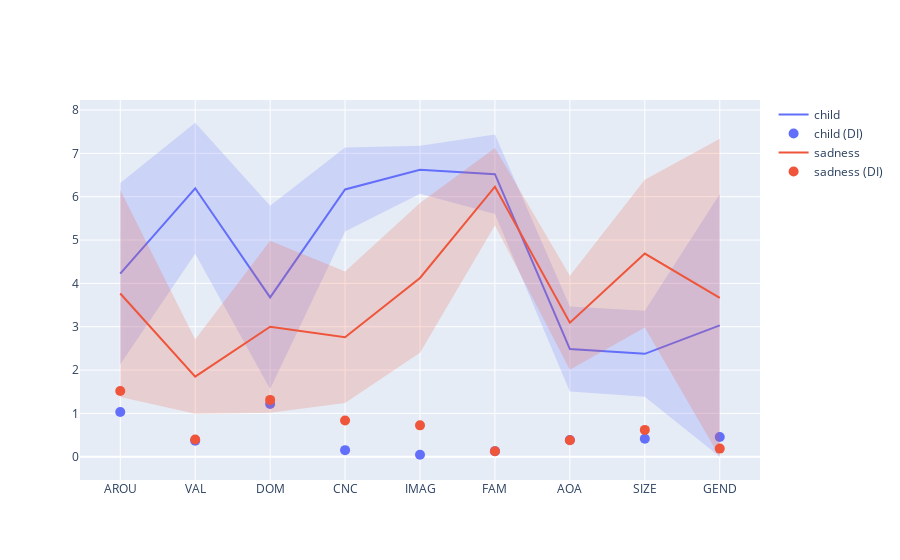

The notebook cell this image was saved under:
### Code cell
viz_Glasgow_DI(['child','sadness'], df)

### Figure 1 — Plotly figure (JSON) as saved in the notebook; plotly's stock layout.template omitted (floating-point values rounded to 4 significant figures)
{"data": [{"line": {"color": "#636EFA"}, "mode": "lines", "name": "child", "showlegend": true, "type": "scatter", "x": [1, 2, 3, 4, 5, 6, 7, 8, 9], "y": [4.226, 6.194, 3.677, 6.167, 6.621, 6.519, 2.484, 2.375, 3.032]}, {"fill": "toself", "fillcolor": "rgba(99, 110, 250, 0.2)", "hoverinfo": "skip", "line": {"color": "rgba(255,255,255,0)"}, "showlegend": false, "type": "scatter", "x": [1, 2, 3, 4, 5, 6, 7, 8, 9, 9, 8, 7, 6, 5, 4, 3, 2, 1], "y": [6.316, 7.706, 5.793, 7.136, 7.173, 7.437, 3.464, 3.367, 6.064, 0, 1.383, 1.504, 5.601, 6.069, 5.198, 1.561, 4.682, 2.136]}, {"marker": {"color": "#636EFA", "size": 10}, "mode": "markers", "name": "child (DI)", "showlegend": true, "textposition": "top center", "type": "scatter", "x": [1, 2, 3, 4, 5, 6, 7, 8, 9], "y": [1.034, 0.3691, 1.218, 0.1523, 0.04602, 0.1293, 0.3866, 0.4143, 0.4569]}, {"line": {"color": "#EF553B"}, "mode": "lines", "name": "sadness", "showlegend": true, "type": "scatter", "x": [1, 2, 3, 4, 5, 6, 7, 8, 9], "y": [3.767, 1.849, 3, 2.758, 4.125, 6.231, 3.091, 4.688, 3.667]}, {"fill": "toself", "fillcolor": "rgba(239, 85, 59, 0.2)", "hoverinfo": "skip", "line": {"color": "rgba(255,255,255,0)"}, "showlegend": false, "type": "scatter", "x": [1, 2, 3, 4, 5, 6, 7, 8, 9, 9, 8, 7, 6, 5, 4, 3, 2, 1], "y": [6.157, 2.706, 4.984, 4.276, 5.853, 7.121, 4.174, 6.392, 7.334, 0, 2.984, 2.008, 5.341, 2.397, 1.24, 1.016, 0.992, 1.377]}, {"marker": {"color": "#EF553B", "size": 10}, "mode": "markers", "name": "sadness (DI)", "showlegend": true, "textposition": "top center", "type": "scatter", "x": [1, 2, 3, 4, 5, 6, 7, 8, 9], "y": [1.516, 0.3972, 1.312, 0.8355, 0.7239, 0.1271, 0.3795, 0.6194, 0.1879]}], "layout": {"xaxis": {"tickmode": "array", "ticktext": ["AROU", "VAL", "DOM", "CNC", "IMAG", "FAM", "AOA", "SIZE", "GEND"], "tickvals": [1, 2, 3, 4, 5, 6, 7, 8, 9]}}}
